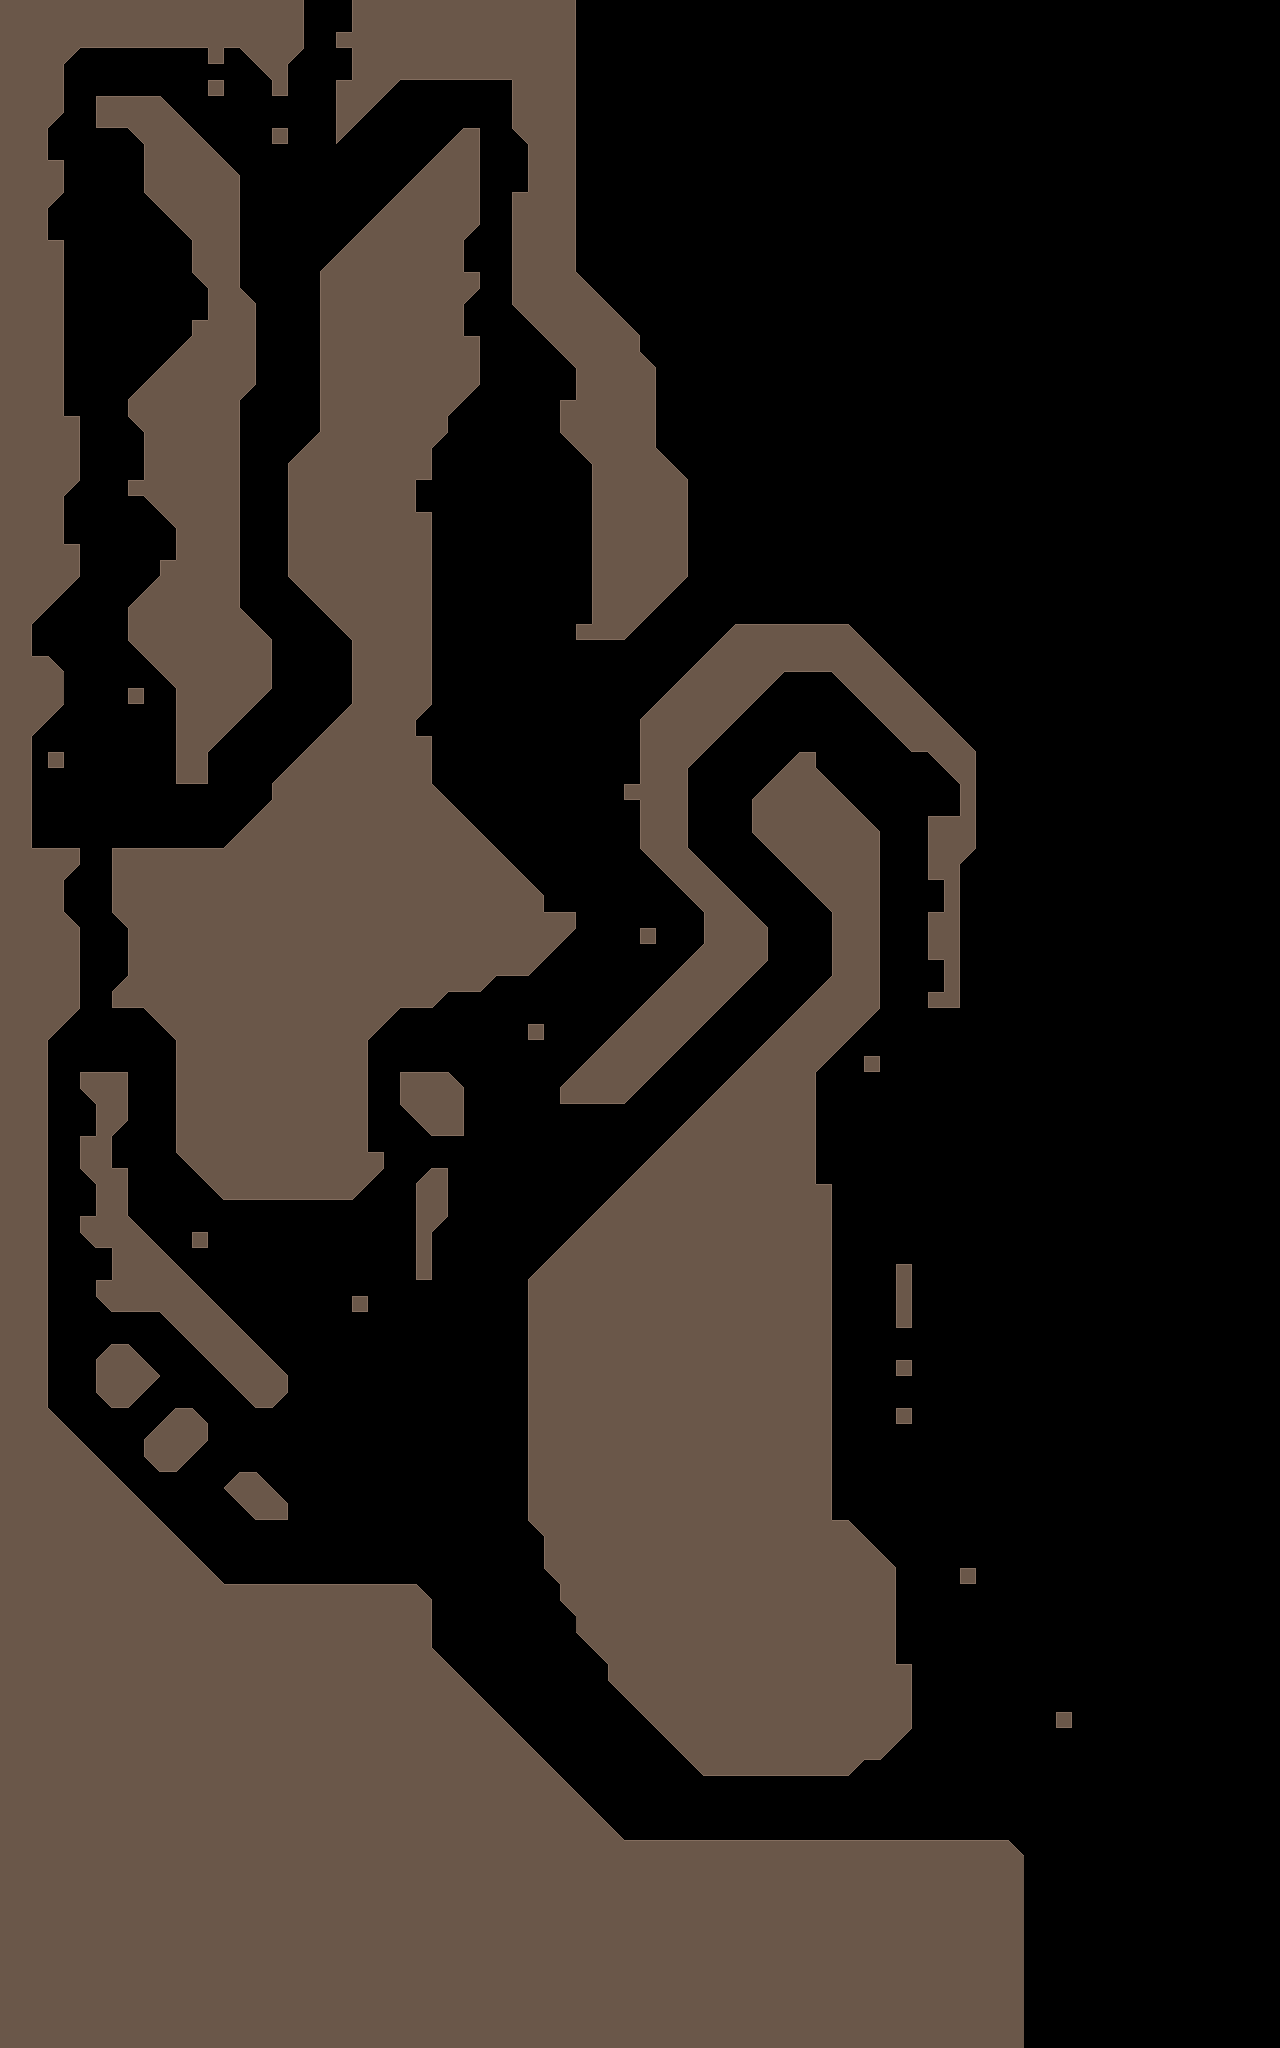

This is a level from a 2D game, rendered from its Tiled map with the project's own tilesets. A one-line summary and the map file follow, with tile-layer data summarised:
An orthogonal 80x128 tile map with 16x16 px tiles, 1 tile layer (Tile Layer 1).

<map version="1.2" tiledversion="1.3.1" orientation="orthogonal" renderorder="right-down" compressionlevel="0" width="80" height="128" tilewidth="16" tileheight="16" infinite="0" nextlayerid="3" nextobjectid="4">
 <tileset firstgid="1" source="mountainTileset.tsx" />
 <layer id="1" name="Tile Layer 1" width="80" height="128">
  <data>[10240 cells, 4321 non-empty, 19 distinct tile ids]</data>
 </layer>
</map>
